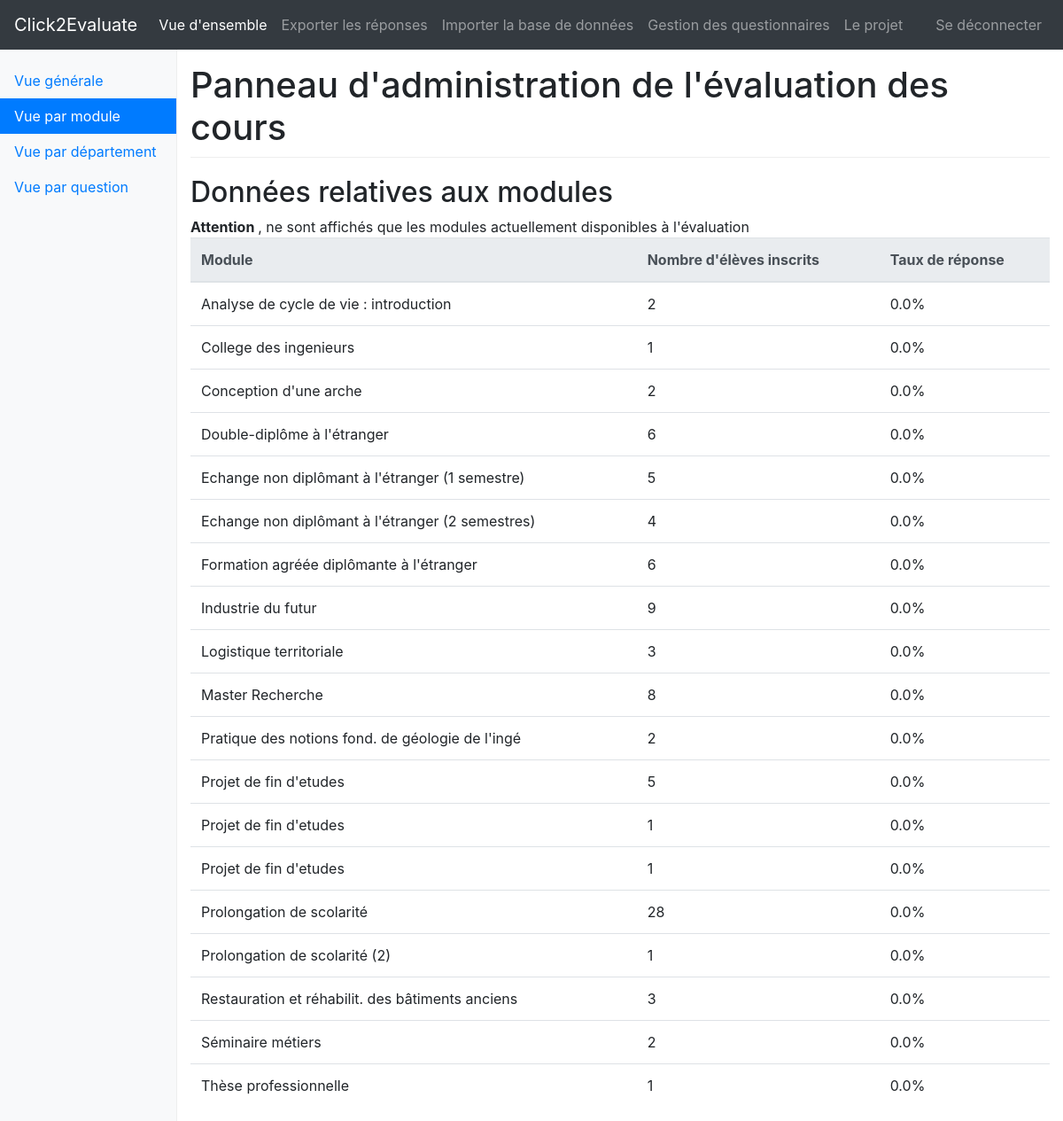
/s2ip/vueGlobale/module/ (signed in), run on the app's committed database.
### api/models.py (models this page shows, shortened)
class Course(models.Model):
    id_course = models.CharField(max_length = 10, unique=True)   # e.g. "TDLOG"
    label = models.CharField(max_length = 100) # e.g "Techniques de développement logiciel"
    commissionsDate = models.DateTimeField()        # last day to submit a new answer
    availableDate = models.DateTimeField()          # first day to submnit a new answer (e.g. date of the exam)
    typeForm = models.ForeignKey(TypeForm, on_delete = models.CASCADE)  #which form is used for that course ?
    def is_available(self):
        return self.availableDate <= timezone.now()
    def all_available():
        courses = Course.objects.all()
        return [c for c in courses if c.is_available()]
    def nb_students(self):
        groups = Group.objects.filter(course = self)
        return sum([g.nb_students() for g in groups])
    def nb_answers(self):
        return sum([g.nb_answers() for g in Group.objects.filter(course = self)])

### controlPanel/views.py (the view, shortened to what this page needs)
# urls.py: path('vueGlobale/<str:type_request>/', views.specific, name="specificView"),
@login_required(login_url='/s2ip/connecter')
def specific(request, type_request, format = None):
    item_list = []
    if type_request == "module":
        courses = Course.all_available()
        item_list = [{
            "label": c.label,
            "nb_students": c.nb_students(),
            "rate_answer": round(c.nb_answers()/float(c.nb_students())*100, 1),
        } for c in courses if c.nb_students() > 0]
    else:
        raise Http404
    f = (lambda x: x["label"])
    reverse = False
    item_list.sort(key = f, reverse = reverse)
    data = {
        "item_list": item_list,
        "type_request": type_request,
    }
    template = loader.get_template('controlPanel/specific.html')
    return HttpResponse(template.render(data, request))

### api/authenticationBackend.py (called while the page is built)
    def get_user(self, user_id):
        try:
            return User.objects.get(id = user_id)
        except User.DoesNotExist:
            return None

### api/models.py (called while the page is built)
    def nb_students(self):
        return len(Survey.objects.filter(group = self))

    def nb_answers(self):
        return len(Survey.objects.filter(group = self, answered = True))

### controlPanel/templates/controlPanel/specific.html (shortened to what this page needs)
{% load static %}
<!doctype html>
<html lang="fr">
  <head>
    <link rel="stylesheet" href="https://maxcdn.bootstrapcdn.com/bootstrap/4.0.0-beta.3/css/bootstrap.min.css">
    <link rel="stylesheet" href="//cdnjs.cloudflare.com/ajax/libs/bootstrap-table/1.11.1/bootstrap-table.min.css">
    <link href="{% static 'controlPanel/style.css' %}" rel="stylesheet">
  </head>
  <body>
    <nav class="navbar navbar-expand-md navbar-dark fixed-top bg-dark">
        <a class="navbar-brand" href="{% url 'controlPanel:home' %}"> Click2Evaluate </a>
        <div class="collapse navbar-collapse" id="navbarsExampleDefault">
          <ul class="navbar-nav mr-auto">
            <li class="nav-item active">
              <a class="nav-link" href="{% url 'controlPanel:generalView' %}"> Vue d'ensemble <span class="sr-only">(current)</span></a>
            </li>
            <li class="nav-item">
              <a class="nav-link" href="{% url 'controlPanel:exportDb' %}"> Exporter les réponses </a>
            </li>
            <li class="nav-item">
              <a class="nav-link" href="{% url 'controlPanel:importDb' %}"> Importer la base de données </a>
            </li>
            <li class="nav-item">
              <a class="nav-link" href="{% url 'controlPanel:typeForm' %}"> Gestion des questionnaires </a>
            </li>
            <li class="nav-item">
              <a class="nav-link" href="{% url 'controlPanel:project' %}"> Le projet </a>
            </li>
          </ul>
          <ul class="navbar-nav">
            <li class="nav-item">
              <a class="nav-link" href="{% url 'controlPanel:connect' %}"> Se déconnecter </a>
            </li>
          </ul>
        </div>
      </nav>
    <div class="container-fluid">
      <div class="row">
        <nav class="col-sm-3 col-md-2 d-none d-sm-block bg-light sidebar">
          <ul class="nav nav-pills flex-column">
            <li class="nav-item">
              <a class="nav-link" href="{% url 'controlPanel:generalView' %}"> Vue générale</a>
            </li>
            <li class="nav-item">
              <a class="nav-link {% if type_request == 'module'%} active {% endif %}"
                href="{% url 'controlPanel:specificView' 'module'%}">
                  Vue par module
                  </a>
            </li>
            <li class="nav-item">
              <a class="nav-link {% if type_request == 'departement'%} active {% endif %}"
                href="{% url 'controlPanel:specificView' 'departement' %}">
                  Vue par département
                    </a>
            </li>
            <li class="nav-item">
              <a class="nav-link"
              href="{% url 'controlPanel:questionViewHome'%}"> Vue par question </a>
            </li>
          </ul>
        </nav>
        <main role="main" class="col-sm-9 ml-sm-auto col-md-10 pt-3">
          <h1> Panneau d'administration de l'évaluation des cours </h1>
          <h2> Données relatives aux {% if type_request == 'module'%} modules {% else %} départements {% endif %} </h2>
          {% if type_request == 'departement'%}
            <p> <b> Attention </b>, on s'intéresse ici aux département de rattachement des élèves et non des cours. </p>
          {% else %}
              <b> Attention </b>, ne sont affichés que les modules actuellement disponibles à l'évaluation
           {% endif %}
            <table class="table" data-toggle="table" data-pagination="true" data-search="true" data-page-size="25">
              <thead class="thead-light">
                <tr>
                  <th scope="col" data-sortable="true" data-field="id">
                    {% if type_request == 'module'%} Module {% else %} Département {% endif %}
                  </th>
                  <th scope="col" data-sortable="true" data-field="number"> Nombre d'élèves inscrits </th>
                  <th scope="col" data-sortable="true" data-field="rate"> Taux de réponse </th>
                </tr>
              </thead>
              <tbody>
                {% for item in item_list %}
                <tr>
                  <td> {{ item.label }} </td>
                  <td> {{ item.nb_students }} </td>
                  <td> {{ item.rate_answer }}% </td>
                </tr>
                {% endfor %}
              </tbody>
            </table>
        </main>
      </div>
    </div>
  </body>
</html>

### controlPanel/static/controlPanel/style.css (style rules this page uses)
body { padding-top: 3.5rem; }
h1 { padding-bottom: 9px; margin-bottom: 20px; border-bottom: 1px solid #eee; }
.sidebar { position: fixed; top: 51px; bottom: 0; left: 0; z-index: 1000; padding: 20px 0; overflow-x: hidden; overflow-y: auto; border-right: 1px solid #eee; }
.sidebar .nav { margin-bottom: 20px; }
.sidebar .nav-item { width: 100%; }
.sidebar .nav-item + .nav-item { margin-left: 0; }
.sidebar .nav-link { border-radius: 0; }

### data on the page
Course: label "Analyse de cycle de vie : introduction"
Course: label "College des ingenieurs"
Course: label "Conception d'une arche"
Course: label "Double-diplôme à l'étranger"
Course: label "Echange non diplômant à l'étranger (1 semestre)"
Course: label "Echange non diplômant à l'étranger (2 semestres)"
Course: label "Formation agréée diplômante à l'étranger"
Course: label "Industrie du futur"
Course: label "Logistique territoriale"
Course: label "Master Recherche"
Course: label "Pratique des notions fond. de géologie de l'ingé"
Course: label "Projet de fin d'etudes"
Course: label "Projet de fin d'etudes"
Course: label "Projet de fin d'etudes"
Course: label "Prolongation de scolarité"
Course: label "Prolongation de scolarité (2)"
Course: label "Restauration et réhabilit. des bâtiments anciens"
Course: label "Séminaire métiers"
Course: label "Thèse professionnelle"

### other printed values
{{ item.nb_students }} "2" "1" "2" "6" "5" "4" "6" "9" "3" "8" "2" "5" "1" "1" "28" "1" "3" "2" "1"
{{ item.rate_answer }} "0.0" "0.0" "0.0" "0.0" "0.0" "0.0" "0.0" "0.0" "0.0" "0.0" "0.0" "0.0" "0.0" "0.0" "0.0" "0.0" "0.0" "0.0" "0.0"
